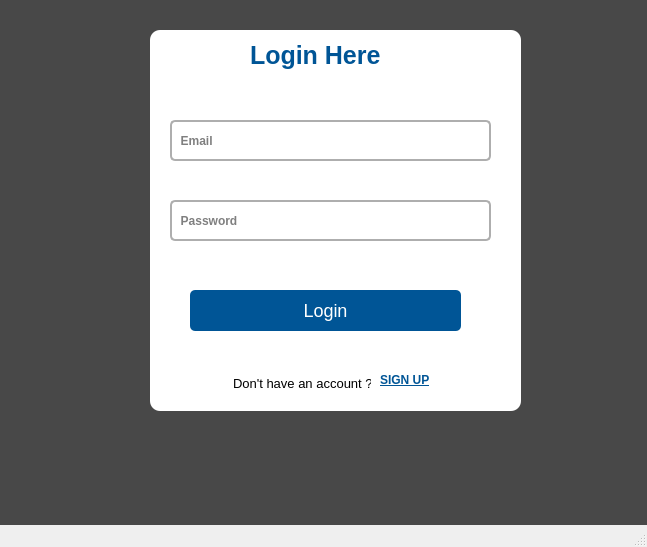
<?xml version="1.0" encoding="UTF-8"?>
<ui version="4.0">
 <class>MainWindow</class>
 <widget class="QMainWindow" name="MainWindow">
  <property name="geometry">
   <rect>
    <x>0</x>
    <y>0</y>
    <width>647</width>
    <height>547</height>
   </rect>
  </property>
  <property name="windowTitle">
   <string>Register</string>
  </property>
  <property name="styleSheet">
   <string notr="true">*{
 		background: url(C:/Users/mrzes/Downloads/images/backgrund.jpg);
		 background-repeat: no-repeat;
 		 background-size: 300px 100px;
}
QFrame
{
	background:white;
		border-radius:10px;

}
#frame_2
{
	background:rgba(0, 0, 0 ,0.7);
}
#main
{
	color:#005596;
	font-size:25px;
	font-weight:bold;
}
#username
{
	border:2px solid #AEAEAE;
	border-radius:5px;
	background:white;
	font-weight:bold;
}
#email
{
	border:2px solid #AEAEAE;
	border-radius:5px;
	background:white;
	font-weight:bold;
}
#password
{
	border:2px solid #AEAEAE;
	border-radius:5px;
	background:white;
	font-weight:bold;
}
#loginButton
{
	font-size:18px;
	color:white; 
    background:#005596;
	border:none;
	border-radius:5px;
}
#alreadylb
{
	font-size:13px;
	margin-top:5px;
}
#loginlb
{
	color:#005596;
	font-weight:bold;
	text-decoration:underline;
	margin-top:-10px;
}
QCheckBox
{
	background:white;
}</string>
  </property>
  <widget class="QWidget" name="centralwidget">
   <widget class="QFrame" name="frame">
    <property name="geometry">
     <rect>
      <x>150</x>
      <y>30</y>
      <width>371</width>
      <height>381</height>
     </rect>
    </property>
    <property name="styleSheet">
     <string notr="true"/>
    </property>
    <property name="frameShape">
     <enum>QFrame::StyledPanel</enum>
    </property>
    <property name="frameShadow">
     <enum>QFrame::Raised</enum>
    </property>
    <widget class="QLabel" name="main">
     <property name="geometry">
      <rect>
       <x>100</x>
       <y>10</y>
       <width>181</width>
       <height>31</height>
      </rect>
     </property>
     <property name="text">
      <string>Login Here</string>
     </property>
    </widget>
    <widget class="QLineEdit" name="email">
     <property name="geometry">
      <rect>
       <x>20</x>
       <y>90</y>
       <width>321</width>
       <height>41</height>
      </rect>
     </property>
     <property name="placeholderText">
      <string>  Email</string>
     </property>
    </widget>
    <widget class="QLineEdit" name="password">
     <property name="geometry">
      <rect>
       <x>20</x>
       <y>170</y>
       <width>321</width>
       <height>41</height>
      </rect>
     </property>
     <property name="echoMode">
      <enum>QLineEdit::Password</enum>
     </property>
     <property name="placeholderText">
      <string>  Password</string>
     </property>
    </widget>
    <widget class="QPushButton" name="loginButton">
     <property name="geometry">
      <rect>
       <x>40</x>
       <y>260</y>
       <width>271</width>
       <height>41</height>
      </rect>
     </property>
     <property name="text">
      <string>Login</string>
     </property>
    </widget>
    <widget class="QLabel" name="alreadylb">
     <property name="geometry">
      <rect>
       <x>80</x>
       <y>340</y>
       <width>141</width>
       <height>21</height>
      </rect>
     </property>
     <property name="text">
      <string>Don't have an account ?</string>
     </property>
    </widget>
    <widget class="QLabel" name="loginlb">
     <property name="geometry">
      <rect>
       <x>230</x>
       <y>340</y>
       <width>71</width>
       <height>20</height>
      </rect>
     </property>
     <property name="text">
      <string>SIGN UP</string>
     </property>
    </widget>
   </widget>
   <widget class="QFrame" name="frame_2">
    <property name="geometry">
     <rect>
      <x>-20</x>
      <y>-20</y>
      <width>681</width>
      <height>551</height>
     </rect>
    </property>
    <property name="frameShape">
     <enum>QFrame::StyledPanel</enum>
    </property>
    <property name="frameShadow">
     <enum>QFrame::Raised</enum>
    </property>
   </widget>
   <zorder>frame_2</zorder>
   <zorder>frame</zorder>
  </widget>
  <widget class="QMenuBar" name="menubar">
   <property name="geometry">
    <rect>
     <x>0</x>
     <y>0</y>
     <width>647</width>
     <height>21</height>
    </rect>
   </property>
  </widget>
  <widget class="QStatusBar" name="statusbar"/>
 </widget>
 <resources/>
 <connections/>
</ui>
